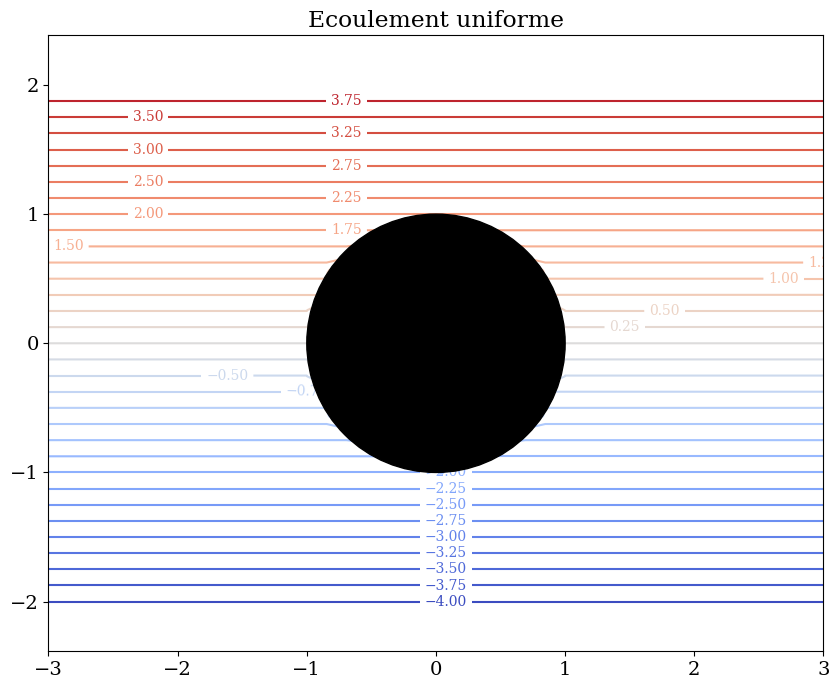

Generate this figure with Python:
#%%

import numpy as np
import sympy as sp
import sympy.vector as sv
sp.init_printing()
import matplotlib.pyplot as plt
from matplotlib import rcParams
rcParams['font.family'] = 'serif'
rcParams['font.size'] = 14

R0 = sv.CoordSys3D('R_0')
x = R0.x
y = R0.y

U0, R, K, Gamma = sp.symbols('U_0 R K Gamma')

# 1/ psi1 correspond à un champ uniforme
psi1 = U0*y

# verification equation de laplace
sv.divergence(sv.gradient(psi1))

# 2/ psi2 correspond à un doublet
psi2 = -K*y/(x**2+y**2)

sv.gradient(psi2)

# verification equation de laplace
sv.divergence(sv.gradient(psi2)).simplify()

# 3/ psi3 correspond à un tourbillon
psi3 = -Gamma/(2*sp.pi)*sp.log(x**2+y**2)

# verification equation de laplace
sv.divergence(sv.gradient(psi3)).simplify()

psi = psi1 + psi2.subs(K,U0*R**2) + psi3

def trace_solution(psi,R,titre): 
    # conversion fonction numpy
    F = sp.lambdify([R0.x,R0.y],psi,'numpy')
    # grille de calcul
    N = 40
    X1 = np.linspace(-3*R,3*R,N)
    Y1 = np.linspace(-2*R,2*R,N)
    X, Y = np.meshgrid(X1,Y1)
    FXY = F(X,Y)
    # filtrage
    for i in range(N):
        for j in range(N):
            if (X[i,j]**2 + Y[i,j]**2) < 0.8*R**2 : FXY[i,j] = 0.
    # tracer
    plt.figure(figsize=(10,8))
    ax = plt.gca()
    CS = ax.contour(X, Y, FXY, levels=31, cmap='coolwarm')
    ax.clabel(CS, inline=1, fontsize=10)
    plt.axis('equal')
    if titre != None : ax.set_title(titre)
    cercle = plt.Circle((0., 0.), R, color='k',zorder=10)
    ax.add_artist(cercle)
    return

rayon=1
valnum = { U0:2, R:0, Gamma:0}
psi0 = psi.subs(valnum)

trace_solution(psi0,rayon,"Ecoulement uniforme")

valnum = { U0:2, R:rayon, Gamma:0}
psi0 = psi.subs(valnum)

trace_solution(psi0,rayon,"Cylindre immobile")

valnum = { U0:2, R:rayon, Gamma:5}
psi0 = psi.subs(valnum)

trace_solution(psi0,rayon,"Cylindre en rotation")

Nabla = sv.Del()
rho0 = sp.symbols('rho_0')
p = sp.Function('p')(x,y)
u = sp.Function('u')(x,y)
v = sp.Function('v')(x,y)
U = u*R0.i + v*R0.j

# calcul de la pression
pr = rho0*U0**2/2 -rho0/2*U.dot(U)
pr = rho0*U0**2/2-rho0/2*sv.gradient(psi).dot(sv.gradient(psi))


valnum = { rho0:1, U0:2, R:rayon, Gamma:0}
pr0 = pr.subs(valnum)
trace_solution(pr0,rayon,"pression cylindre immobile")

valnum = { rho0:1, U0:2, R:rayon, Gamma:5}
pr0 = pr.subs(valnum)
trace_solution(pr0,rayon,"pression cylindre en rotation")

# %%
